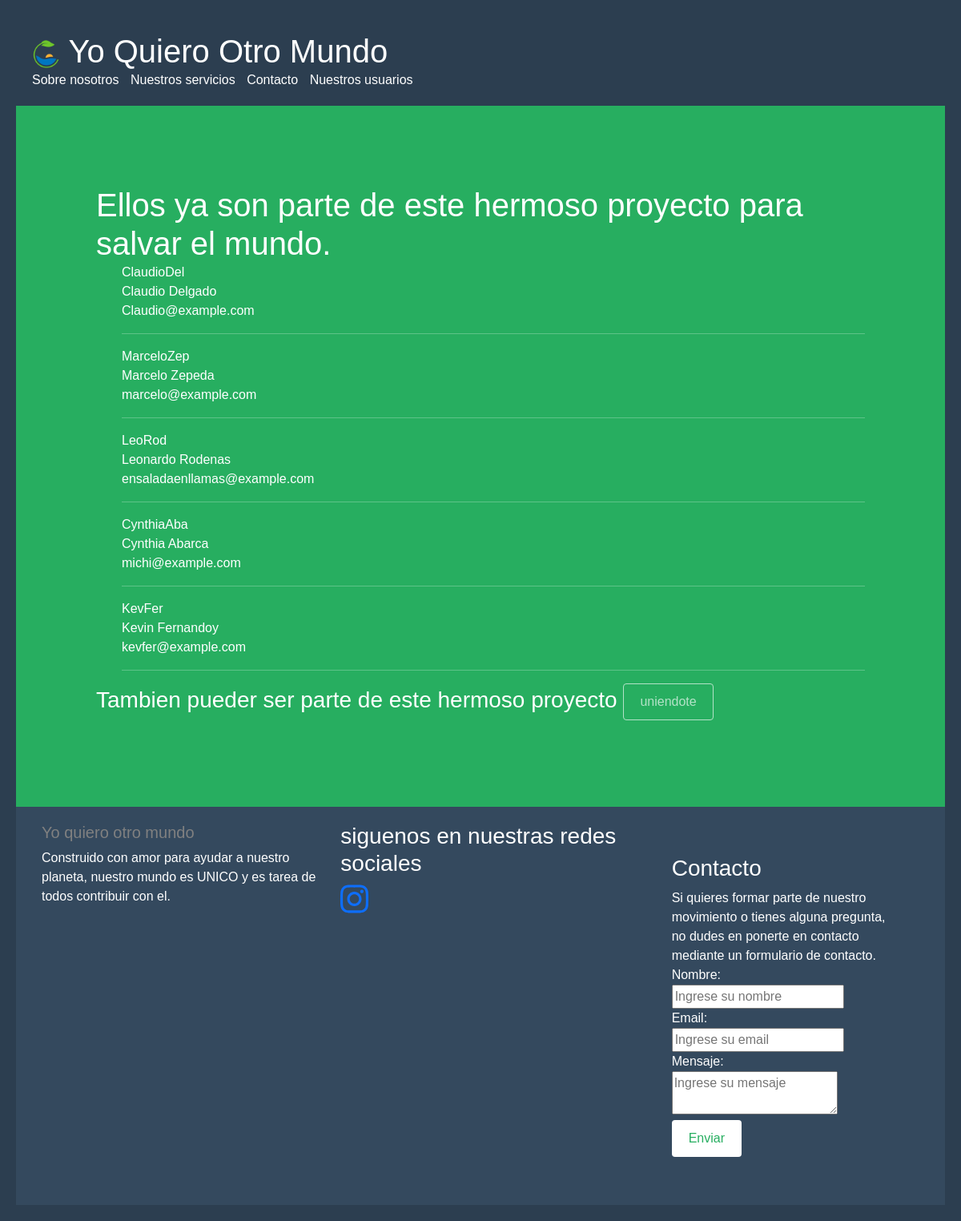
/users/, run on the app's committed database.
### quiero_otro_mundo/models.py (models this page shows, shortened)
class User(models.Model):
    username = models.CharField(max_length=50, null=False, blank=True)
    name = models.CharField(max_length=50, null=False, blank=True)
    surname = models.CharField(max_length=50, null=False, blank=True)
    email  = models.EmailField(null=False, blank=True)
    address = models.CharField(max_length=50, null=False, blank=True)
    city = models.CharField(max_length=50, null=False, blank=True)

### quiero_otro_mundo/views.py (the view)
# urls.py: path('users/', userlist, name='userlist'),
def userlist(request):
    users = User.objects.all()
    return render(request, 'users.html', {'users': users})

### quiero_otro_mundo/templates/users.html (shortened to what this page needs)
{% extends "base.html" %}
{% load static %}
    {% block content %}
    <section id="hero" class="text-start" style="list-style: none;">
        <div class="hero-content">
            <h1>Ellos ya son parte de este hermoso proyecto para salvar el mundo.</h1>
            <ul class="text-decoration-none" style="list-style: none;">
                {% for user in users %}
                <li>{{ user.username }}</li>
                <li>{{ user.name }} {{ user.surname }}</li>
                <li>{{ user.email }}</li>
                <hr>
                {% endfor %}
            </ul>
            <h3>Tambien pueder ser parte de este hermoso proyecto <a href="/register.html/" class="btn disabled">uniendote</a></h3>
        </div>
    </section>
    {% endblock%}

### quiero_otro_mundo/templates/base.html (shortened to what this page needs)
{% load static %}
<!DOCTYPE html>
<html lang="es">
<head>
    <link href="https://cdn.jsdelivr.net/npm/bootstrap@5.3.0/dist/css/bootstrap.min.css" rel="stylesheet"
>
    <link rel="stylesheet" href="https://cdnjs.cloudflare.com/ajax/libs/font-awesome/5.15.3/css/all.min.css" />
    <link href="{% static  'style.css' %}" rel="stylesheet">
</head>
<body>
    <header>
        <header>
            <h1><img src="{% static 'images/YQOM_Logo.png' %}" alt="Logo" width="35px"> Yo Quiero Otro Mundo</h1>
            <nav>
                <ul>
                    <li><a href="#about">Sobre nosotros</a></li>
                    <li><a href="#services">Nuestros servicios</a></li>
                    <li><a href="#contact">Contacto</a></li>
                    <li><a href="/users/">Nuestros usuarios</a></li>
                </ul>
            </nav>
        </header>
        {% block content %}
        {% endblock%}
        <footer>
            <p>
            <div class="container-xl">
                <div class="row align-items-start">
                    <div class="col-4 text-start">
                        <h5><a style="text-decoration: none; color: grey;"
                                href="https://www.youtube.com/watch?v=dr1Dzw-bkIw">Yo quiero otro mundo</a></h5>
                        </p>
                        <p>Construido con amor para ayudar a nuestro planeta, nuestro mundo es UNICO y es tarea de todos
                            contribuir con el.</p>
                    <div class="col-4 text-start">
                        <h3>siguenos en nuestras redes sociales</h3>
                        <a href="https://www.instagram.com/yoquierootromundo/"><i class="fab fa-instagram fs-1"></i></a>
                    </div>
                    <div class="col-4 text-start">
                        <p>
                        <section id="contact">
                            <div class="container">
                                <h3>Contacto</h3>
                                <p>Si quieres formar parte de nuestro movimiento o tienes alguna pregunta, no dudes en
                                    ponerte en contacto mediante un formulario de contacto.</p>
                                <form>
                                    <p>Nombre:</p>
                                    <p><input type="text" placeholder="Ingrese su nombre"></p>
                                    <p>Email:</p>
                                    <p><input type="email" placeholder="Ingrese su email"></p>
                                    <p>Mensaje:</p>
                                    <p><textarea placeholder="Ingrese su mensaje"></textarea></p>
                                    <button type="submit" class="btn ">Enviar</button>
                                </form>
                            </div>
                        </section>
                        </p>
                    </div>
        </footer>
</body>
</html>

### quiero_otro_mundo/static/style.css (style rules this page uses)
body { font-family: Arial, sans-serif; margin: 0; padding: 0; background-color: #f5f5f5; }
.container { max-width: 960px; margin: 0 auto; padding: 40px; }
header { background-color: #2c3e50; padding: 20px; color: #fff; }
header h1 { margin: 0; }
nav ul { list-style: none; margin: 0; padding: 0; }
nav ul li { display: inline; margin-right: 10px; }
nav ul li a { color: #fff; text-decoration: none; }
#hero { background-color: #27ae60; padding: 100px; color: #fff; text-align: center; }
.btn { display: inline-block; padding: 10px 20px; background-color: #fff; color: #27ae60; text-decoration: none; border-radius: 4px; transition: background-color 0.3s ease; }
footer { background-color: #34495e; padding: 20px; color: #fff; text-align: center; }
footer p { margin: 0; }

### data on the page
User: username "ClaudioDel", name "Claudio", surname "Delgado", email "Claudio@example.com"
User: username "MarceloZep", name "Marcelo", surname "Zepeda", email "marcelo@example.com"
User: username "LeoRod", name "Leonardo", surname "Rodenas", email "ensaladaenllamas@example.com"
User: username "CynthiaAba", name "Cynthia", surname "Abarca", email "michi@example.com"
User: username "KevFer", name "Kevin", surname "Fernandoy", email "kevfer@example.com"
